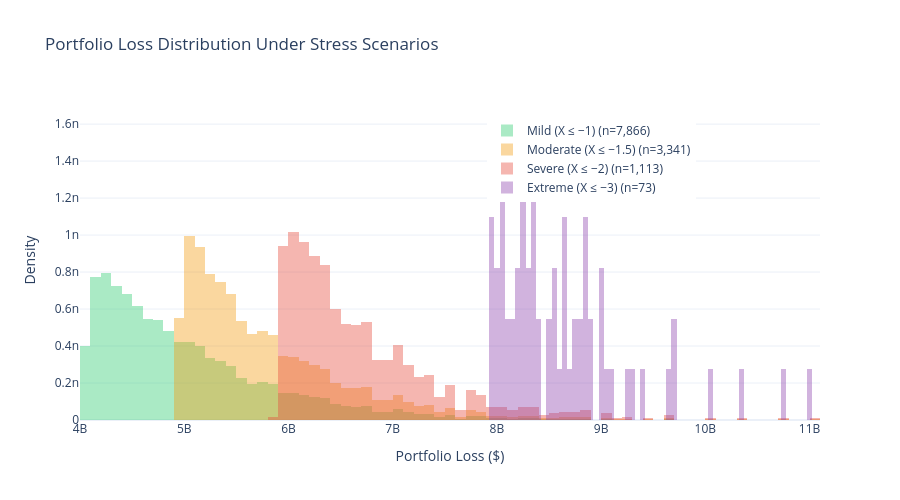

Notebook cell for this chart:
### Markdown cell above
### Stress Testing the Latent Factor - Recession scenario


We condition on $X \leq x^*$ for various stress levels and examine the resulting loss distribution

### Code cell
stress_levels = {
    'Mild (X ≤ −1)':   (-np.inf, -1),
    'Moderate (X ≤ −1.5)': (-np.inf, -1.5),
    'Severe (X ≤ −2)':     (-np.inf, -2),
    'Extreme (X ≤ −3)':    (-np.inf, -3),
}

stress_colors = ['#2ecc71', '#f39c12', '#e74c3c', '#8e44ad']

print("Stress Test Results")
print(f"{'Scenario':<25s} {'# Paths':>10s} {'Mean Loss':>12s} {'VaR 99%':>12s} "
      f"{'ES 99%':>12s} {'Default Rate':>14s}")
print("-" * 90)

fig = go.Figure()

for (name, (x_lo, x_hi)), color in zip(stress_levels.items(), stress_colors):
    mask = (X_draws >= x_lo) & (X_draws <= x_hi)
    n_paths = mask.sum()
    
    if n_paths < 10:
        print(f"  {name:<23s} -- insufficient paths ({n_paths}) --")
        continue
        
    stressed_losses = losses[mask]
    stressed_dr = portfolio_default_rate[mask]
    
    var_99 = np.percentile(stressed_losses, 99)
    es_99 = stressed_losses[stressed_losses >= var_99].mean()

    print(f"  {name:<23s} {n_paths:>10,d} ${stressed_losses.mean():>11,.0f} "
          f"${var_99:>11,.0f} ${es_99:>11,.0f} {stressed_dr.mean():>14.2%}")

    fig.add_trace(go.Histogram(
        x=stressed_losses, name=f"{name} (n={n_paths:,})", 
        opacity=0.4, marker_color=color, 
        histnorm='probability density', nbinsx=80
    ))

print("-" * 90)
print(f"Note: Unconditional EL = ${losses.mean():,.0f}, VaR 99% = ${np.percentile(losses, 99):,.0f}")

fig.update_layout(
    title="Portfolio Loss Distribution Under Stress Scenarios",
    xaxis_title="Portfolio Loss ($)",
    yaxis_title="Density",
    barmode='overlay',
    template="plotly_white", height=500,
    legend=dict(x=0.55, y=0.95)
)
fig.show()

### Figure 1 — Plotly figure (JSON) as saved in the notebook; plotly's stock layout.template omitted (floating-point values rounded to 4 significant figures; data arrays with more than 128 entries replaced by an {"elided": "..."} marker saying what was removed)
{"data": [{"histnorm": "probability density", "marker": {"color": "#2ecc71"}, "name": "Mild (X ≤ −1) (n=7,866)", "nbinsx": 80, "opacity": 0.4, "type": "histogram", "x": {"elided": "7866 float values"}}, {"histnorm": "probability density", "marker": {"color": "#f39c12"}, "name": "Moderate (X ≤ −1.5) (n=3,341)", "nbinsx": 80, "opacity": 0.4, "type": "histogram", "x": {"elided": "3341 float values"}}, {"histnorm": "probability density", "marker": {"color": "#e74c3c"}, "name": "Severe (X ≤ −2) (n=1,113)", "nbinsx": 80, "opacity": 0.4, "type": "histogram", "x": {"elided": "1113 float values"}}, {"histnorm": "probability density", "marker": {"color": "#8e44ad"}, "name": "Extreme (X ≤ −3) (n=73)", "nbinsx": 80, "opacity": 0.4, "type": "histogram", "x": [8124000000.0, 7999000000.0, 8477000000.0, 8326000000.0, 8175000000.0, 8895000000.0, 9692000000.0, 8423000000.0, 8247000000.0, 9045000000.0, 9293000000.0, 8319000000.0, 7964000000.0, 7967000000.0, 8047000000.0, 8246000000.0, 8850000000.0, 8037000000.0, 8308000000.0, 7970000000.0, 9410000000.0, 9011000000.0, 8621000000.0, 8300000000.0, 8856000000.0, 9004000000.0, 8068000000.0, 8414000000.0, 8672000000.0, 8254000000.0, 8346000000.0, 10030000000.0, 9636000000.0, 8719000000.0, 8126000000.0, 8037000000.0, 8767000000.0, 8652000000.0, 8536000000.0, 8235000000.0, 8331000000.0, 8004000000.0, 8862000000.0, 8007000000.0, 8560000000.0, 8667000000.0, 8263000000.0, 8038000000.0, 11000000000.0, 9685000000.0, 8879000000.0, 8137000000.0, 8503000000.0, 8370000000.0, 10340000000.0, 8212000000.0, 8252000000.0, 8537000000.0, 9103000000.0, 8333000000.0, 8038000000.0, 9008000000.0, 8762000000.0, 8123000000.0, 8852000000.0, 7950000000.0, 8777000000.0, 8784000000.0, 8637000000.0, 8339000000.0, 9253000000.0, 10750000000.0, 8186000000.0]}], "layout": {"barmode": "overlay", "height": 500, "legend": {"x": 0.55, "y": 0.95}, "title": {"text": "Portfolio Loss Distribution Under Stress Scenarios"}, "xaxis": {"title": {"text": "Portfolio Loss ($)"}}, "yaxis": {"title": {"text": "Density"}}}}
